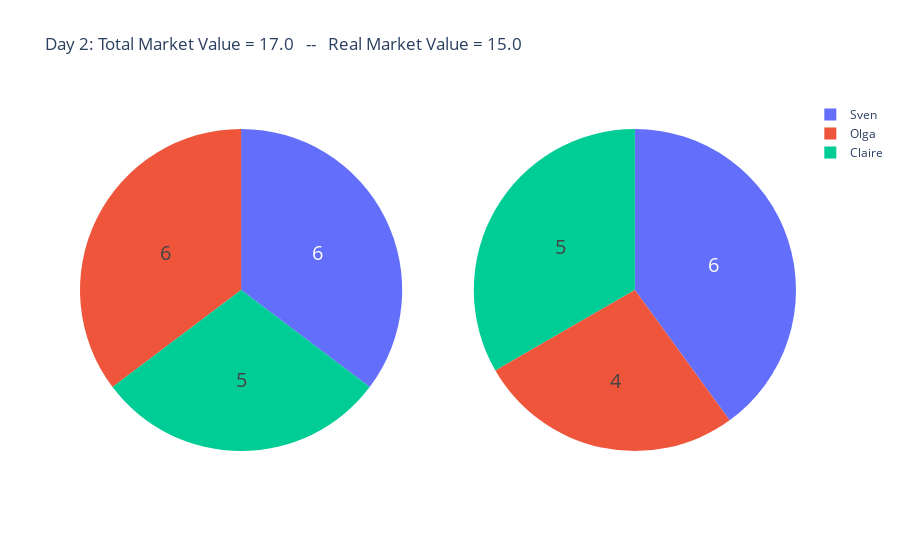

The notebook cell saved with this chart:
### Code cell
plot_totals()

### Figure 1 — Plotly figure (JSON) as saved in the notebook; plotly's stock layout.template omitted (floating-point values rounded to 4 significant figures)
{"data": [{"domain": {"x": [0, 0.45], "y": [0, 1]}, "hoverinfo": "label+percent", "labels": ["Sven", "Olga", "Claire"], "textfont": {"size": 20}, "textinfo": "value", "type": "pie", "values": [6, 6, 5]}, {"domain": {"x": [0.55, 1], "y": [0, 1]}, "hoverinfo": "label+percent", "labels": ["Sven", "Olga", "Claire"], "textfont": {"size": 20}, "textinfo": "value", "type": "pie", "values": [6, 4, 5]}], "layout": {"title": {"text": "Day 2: Total Market Value = 17.0   --   Real Market Value = 15.0"}}}
